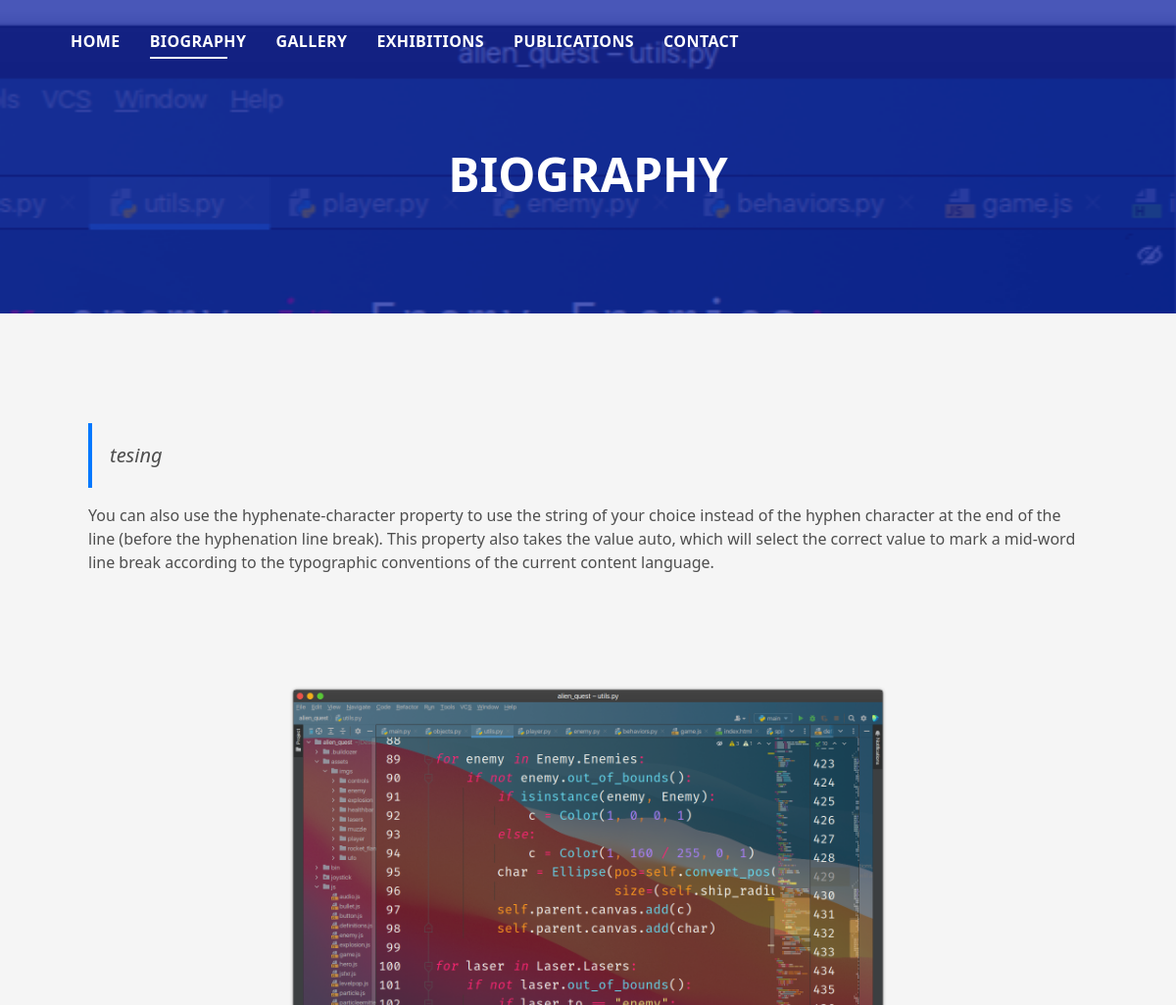
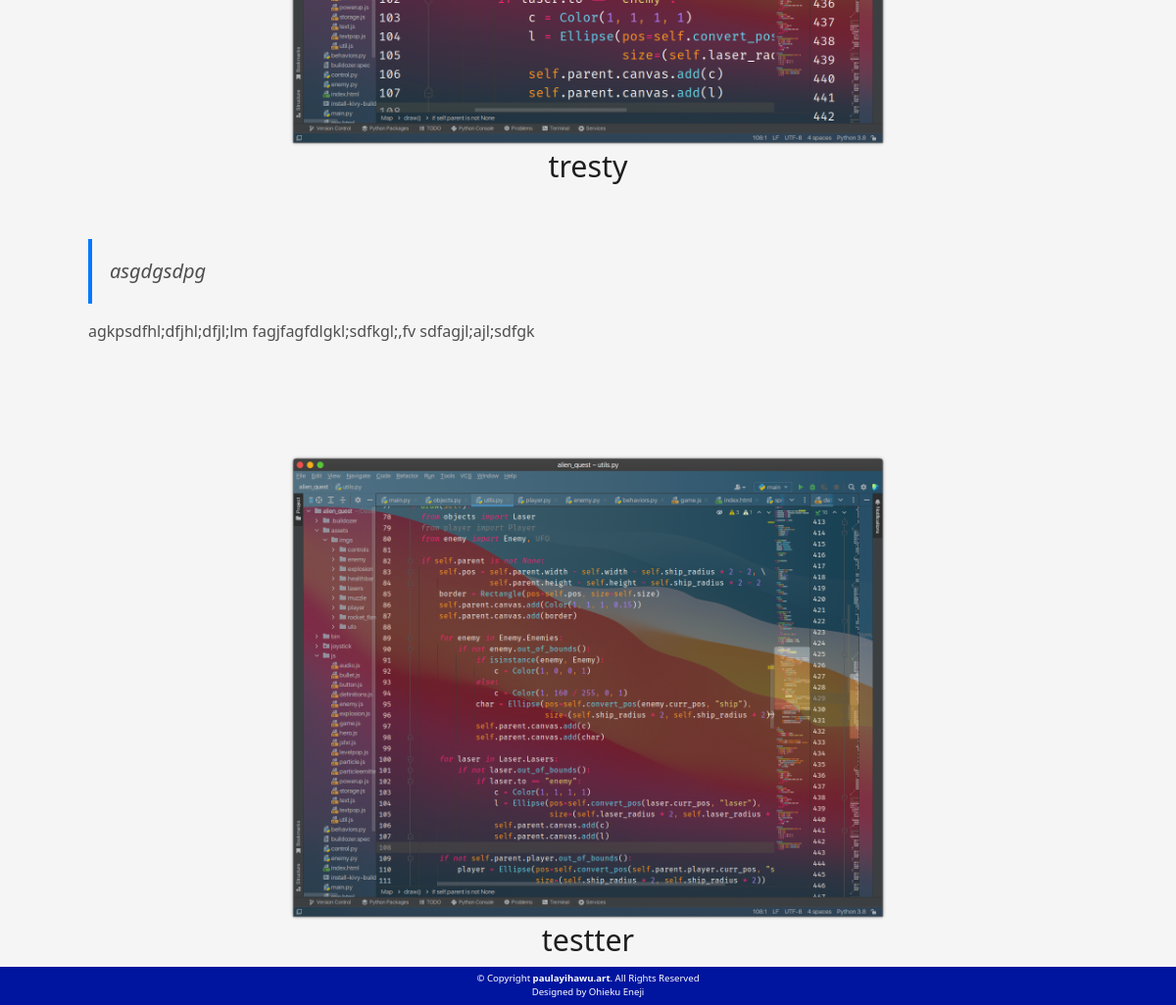
Screenshot of /biography with the database file from the repository (2 pictures, top to bottom).
### app/models.py (models this page shows)
class BiographyPage(Model):
    quote1 = TextField(blank=True)
    paragraph1 = TextField()
    image1 = ImageField(upload_to='images/')
    image1_description = TextField(blank=True)
    quote2 = TextField(blank=True)
    paragraph2 = TextField()
    image2 = ImageField(upload_to='images/')
    image2_description = TextField(blank=True)

### app/views.py (the view)
# urls.py: path('biography', views.biography, name='biography'),
def biography(request):
    page_content = BiographyPage.objects.all()[0]
    data = {
        'hero_image': hero_image_url(request),
        'quote1': page_content.quote1,
        'paragraph1': page_content.paragraph1,
        'image1': page_content.image1,
        'image1_description': page_content.image1_description,
        'quote2': page_content.quote2,
        'paragraph2': page_content.paragraph2,
        'image2': page_content.image2,
        'image2_description': page_content.image2_description,
    }
    return render(request, 'biography.html', data)

### app/views.py (called while the page is built)
def hero_image_url(request):
    return request._current_scheme_host + WebData.objects.all()[0].profile_pic.url

### templates/biography.html (shortened to what this page needs)
{% load static %}
<!DOCTYPE html>
<html lang="en">
<head>
  <link href="{% static 'assets/vendor/bootstrap/css/bootstrap.min.css' %}" rel="stylesheet">
  <link href="{% static 'assets/vendor/bootstrap-icons/bootstrap-icons.css' %}" rel="stylesheet">
  <link href="{% static 'assets/vendor/glightbox/css/glightbox.min.css' %}" rel="stylesheet">
  <link href="{% static 'assets/vendor/swiper/swiper-bundle.min.css' %}" rel="stylesheet">
  <link href="{% static 'assets/css/style.css' %}" rel="stylesheet">
  <link href="{% static 'assets/css/custom.css' %}" rel="stylesheet">
</head>
<body>
  <header id="header" class="fixed-top">
    <div class="container d-flex align-items-center justify-content-between">
      <nav id="navbar" class="navbar">
        <ul>
          <li><a class="nav-link scrollto " href="/home">Home</a></li>
          <li><a class="nav-link scrollto active" href="#">Biography</a></li>
          <li><a class="nav-link scrollto " href="/gallery">Gallery</a></li>
          <li><a class="nav-link scrollto " href="/exhibitions">Exhibitions</a></li>
          <li><a class="nav-link scrollto " href="/publications">Publications</a></li>
          <li><a class="nav-link scrollto " href="/contact">Contact</a></li>
        </ul>
      </nav>
    </div>
  </header>
  <div class="hero hero-single route bg-image" style="background-image: url({{ hero_image }})">
    <div class="overlay-mf"></div>
    <div class="hero-content display-table">
      <div class="table-cell">
        <div class="container">
          <h2 class="hero-title mb-4">Biography</h2>
        </div>
      </div>
    </div>
  </div>
  <main id="main">
    <section class="blog-wrapper sect-pt4" id="blog">
      <div class="container">
        <div class="row">
          <div class="col-md-12">
            <div class="post-box">
              <div class="article-content">
                {% if quote1 %}
                <blockquote class="blockquote">
                  <p class="mb-0">{{ quote1 }}</p>
                </blockquote>
                {% endif %}
                <p> {{ paragraph1 }} </p>
              </div>
            </div>
            <div class="row">
              <div class="col-md-12">
                <div class="post-thumb">
                  <img src="{{ image1.url }}" class="img-fluid" alt="" style="height: 60vh;">
                  <h1 class="article-title"> {{ image1_description }} </h1>
                </div>
              </div>
            </div>
            <div class="post-box">
              <div class="article-content">
                {% if quote2 %}
                <blockquote class="blockquote">
                  <p class="mb-0">{{ quote2 }}</p>
                </blockquote>
                {% endif %}
                <p class="parag"> {{paragraph2}} </p>
              </div>
            </div>
            <div class="row">              <div class="col-md-12">
                <div class="post-thumb">
                  <img src="{{ image2.url }}" class="img-fluid" alt="" style="height: 60vh;">
                  <h1 class="article-title"> {{ image2_description }} </h1>
                </div>
              </div>
            </div>
          </div>
        </div>
      </div>
    </section>
  </main>
  <footer>
    <div class="container">
      <div class="row">
        <div class="col-sm-12">
          <div class="copyright-box">
            <p class="copyright">&copy; Copyright <strong>paulayihawu.art</strong>. All Rights Reserved</p>
            <div class="credits">
              Designed by <a href="#">Ohieku Eneji</a>
            </div>
          </div>
        </div>
      </div>
    </div>
  </footer>
</body>
</html>

### static/assets/css/style.css (style rules this page uses)
body { background-color: #f5f5f5; color: #4e4e4e; }
h1, h2, h3, h4, h5, h6 { color: #1e1e1e; }
a { color: #1e1e1e; text-decoration: none; transition: all 0.5s ease-in-out; }
.bg-image { background-repeat: no-repeat; background-attachment: fixed; background-size: cover; background-position: center center; }
.overlay-mf { background-color: #0078ff; }
.overlay-mf { position: absolute; top: 0; left: 0px; padding: 0; height: 100%; width: 100%; opacity: 0.7; }
.display-table { width: 100%; height: 100%; display: table; }
.table-cell { display: table-cell; vertical-align: middle; }
.sect-pt4 { padding-top: 4rem; }
#header { transition: all 0.5s; z-index: 997; padding: 20px 0; }
.navbar { padding: 0; }
.navbar ul { margin: 0; padding: 0; display: flex; list-style: none; align-items: center; }
.navbar li { position: relative; }
.navbar>ul>li { white-space: nowrap; padding: 10px 0 10px 30px; }
.navbar a, .navbar a:focus { display: flex; align-items: center; justify-content: space-between; color: #fff; font-size: 16px; font-weight: 600; padding: 0; white-space: nowrap; transition: 0.3s; letter-spacing: 0.4px; position: relative; text-transform: uppercase; }
.navbar>ul>li>a:before { content: ""; position: absolute; width: 100%; height: 2px; bottom: -6px; left: 0; width: 0; background-color: #fff; visibility: hidden; transition: all 0.3s ease-in-out 0s; }
.navbar a:hover:before, .navbar li:hover>a:before, .navbar .active:before { visibility: visible; width: 80%; }
.navbar a:hover, .navbar .active, .navbar .active:focus, .navbar li:hover>a { color: #fff; }
.hero { height: 100vh; position: relative; color: #fff; }
.hero .hero-content { text-align: center; position: absolute; }
.hero .hero-title { color: #fff; font-weight: 600; font-size: 3rem; }
@media (min-width: 768px) { .hero .hero-title { font-size: 4.5rem; } }
.hero-single { height: 350px; }
.hero-single .hero-content { margin-top: 30px; }
.hero-single .hero-title { text-transform: uppercase; font-size: 3rem; }
@media (min-width: 768px) { .hero-single .hero-title { font-size: 3.5rem; } }
.post-box, .form-comments, .box-comments, .widget-sidebar { padding: 2rem; background-color: #fff; margin-bottom: 3rem; }
@media (min-width: 768px) { .post-box, .form-comments, .box-comments, .widget-sidebar { padding: 3rem; } }
.blog-wrapper .article-title { font-size: 1.5rem; }
@media (min-width: 768px) { .blog-wrapper .article-title { font-size: 1.9rem; } }
.blog-wrapper .blockquote { border-left: 4px solid #0078ff; padding: 18px; font-style: italic; }
footer { text-align: center; color: #fff; padding: 25px 0; background: #0062d3; }
footer .copyright { margin-bottom: 0.3rem; }
footer .credits { margin-bottom: 0; }
footer .credits a { color: #fff; }

### static/assets/css/custom.css (style rules this page uses)
footer { text-align: center; font-size: 0.6rem; color: #fff; padding: 5px 0; background: #00159F; }
footer .copyright { margin-bottom: 0rem; }
.hero-single { height: 40vh; }
.hero-single .hero-content { margin-top: 30px; }
.hero-single .hero-title { text-transform: uppercase; font-size: 3rem; }
.overlay-mf { background-color: #00159F; }
.post-box { background-color: #F5F5F5; font-size: 1rem; }
.post-thumb { text-align: center; }
.parag { inline-size: hw; }

### rows the page displays
BiographyPage: quote1 "tesing", paragraph1 "You can also use the hyphenate-character property to use the string of your choice instead of the hyphen character at the end of the line (before the hyphenation line break). This property also takes the value auto, which will select the correct value to mark a mid-word line break according to the typographic conventions of the current content language.", image1_description "tresty", quote2 "asgdgsdpg", paragraph2 "agkpsdfhl;dfjhl;dfjl;lm fagjfagfdlgkl;sdfkgl;,fv sdfagjl;ajl;sdfgk", image2_description "testter"
